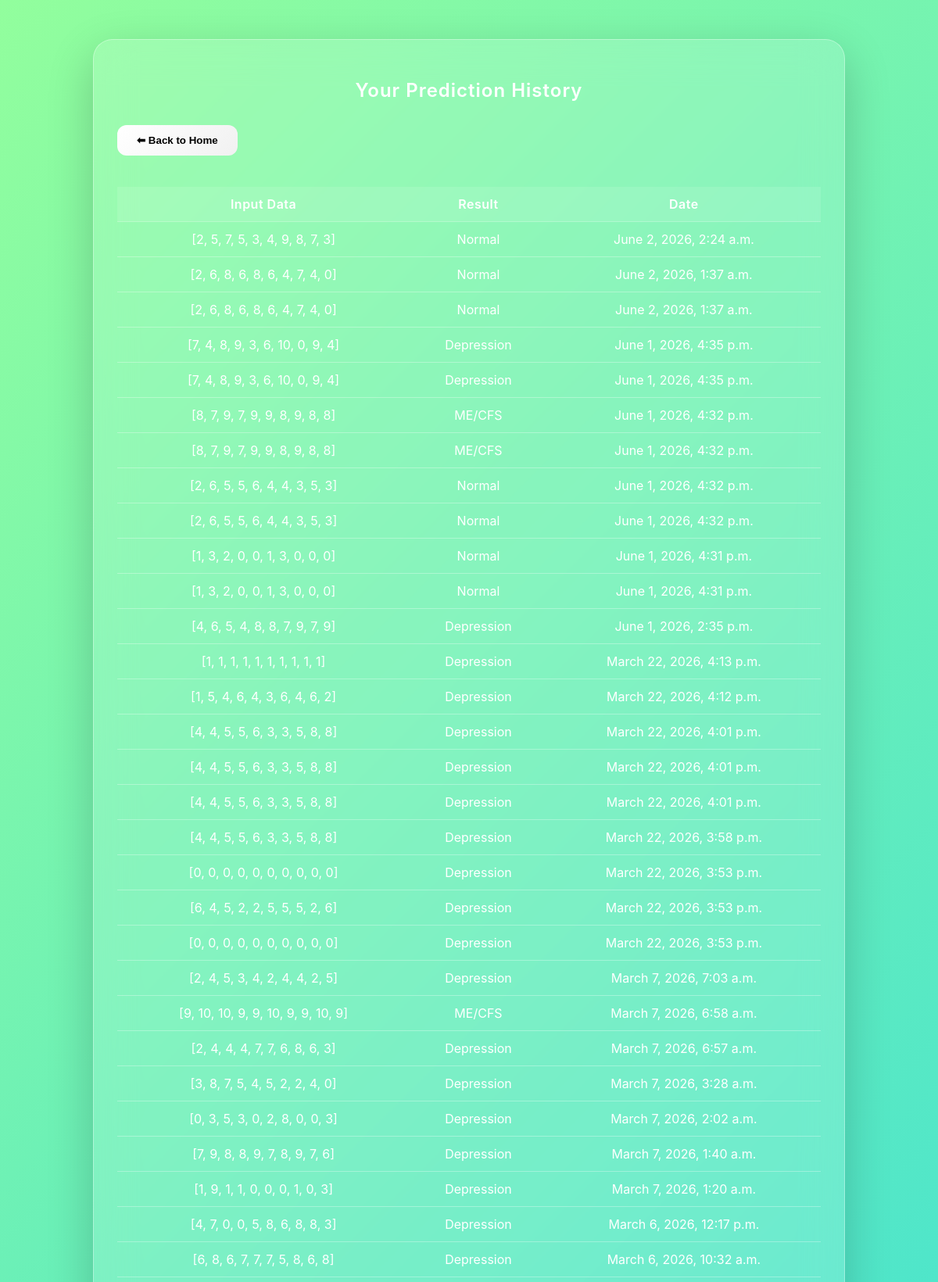
Page /history/ (signed in, upper part) on the committed database.
### classifier/models.py (models this page shows, shortened)
class Prediction(models.Model):
    user = models.ForeignKey(User, on_delete=models.CASCADE)
    input_data = models.TextField()
    result = models.CharField(max_length=100)
    created_at = models.DateTimeField(auto_now_add=True)

### classifier/views.py (the view)
# urls.py: path('history/',views.history_view,name='history'),
@login_required
def history_view(request):
    predictions = Prediction.objects.filter(user=request.user).order_by('-created_at')
    return render(request, 'history.html', {'predictions': predictions})

### classifier/templates/history.html (shortened to what this page needs)
{% load static %}
<!DOCTYPE html>
<html>
<head>
    <link rel="stylesheet" href="{% static 'css/history.css' %}">
</head>
<body>
<div class="history-container">
    <h2>Your Prediction History</h2>
    <div style="margin-bottom:20px;">
        <a href="{% url 'home' %}">
            <button type="button">⬅ Back to Home</button>
        </a>
    </div>
    <table>
        <thead>
            <tr>
                <th>Input Data</th>
                <th>Result</th>
                <th>Date</th>
            </tr>
        </thead>
        <tbody>
            {% for p in predictions %}
            <tr>
                <td>{{ p.input_data }}</td>
                <td>{{ p.result }}</td>
                <td>{{ p.created_at }}</td>
            </tr>
            {% empty %}
            <tr>
                <td colspan="3">No predictions yet.</td>
            </tr>
            {% endfor %}
        </tbody>
    </table>
</div>
</body>
</html>

### classifier/static/css/history.css (style rules this page uses)
body { margin: 0; font-family: -apple-system, BlinkMacSystemFont, 'Segoe UI', sans-serif; min-height: 100vh; background: linear-gradient(-45deg, #ff6a00, #ee0979, #00c9ff, #92fe9d); background-size: 400% 400%; animation: gradientBG 10s ease infinite; display: flex; justify-content: center; padding: 50px 20px; }
.history-container { width: 90%; max-width: 900px; background: rgba(255,255,255,0.15); backdrop-filter: blur(25px); border-radius: 25px; border: 1px solid rgba(255,255,255,0.35); padding: 30px; box-shadow: 0 20px 60px rgba(0,0,0,0.2); overflow-x: auto; }
h2 { text-align: center; color: white; margin-bottom: 30px; font-weight: 600; letter-spacing: 1px; }
table { width: 100%; border-collapse: collapse; color: #fff; font-size: 16px; }
th, td { padding: 12px 15px; text-align: center; border-bottom: 1px solid rgba(255,255,255,0.3); }
th { background: rgba(255,255,255,0.1); font-weight: 600; letter-spacing: 0.5px; }
button { padding: 12px 25px; border-radius: 12px; border: none; font-weight: bold; cursor: pointer; background: linear-gradient(135deg, #ffffff, #f1f1f1); transition: 0.4s ease; margin-bottom: 20px; }

### rows in the picture
Prediction: input_data "[2, 5, 7, 5, 3, 4, 9, 8, 7, 3]", result "Normal", created_at "June 2, 2026, 2:24 a.m."
Prediction: input_data "[2, 6, 8, 6, 8, 6, 4, 7, 4, 0]", result "Normal", created_at "June 2, 2026, 1:37 a.m."
Prediction: input_data "[2, 6, 8, 6, 8, 6, 4, 7, 4, 0]", result "Normal", created_at "June 2, 2026, 1:37 a.m."
Prediction: input_data "[7, 4, 8, 9, 3, 6, 10, 0, 9, 4]", result "Depression", created_at "June 1, 2026, 4:35 p.m."
Prediction: input_data "[7, 4, 8, 9, 3, 6, 10, 0, 9, 4]", result "Depression", created_at "June 1, 2026, 4:35 p.m."
Prediction: input_data "[8, 7, 9, 7, 9, 9, 8, 9, 8, 8]", result "ME/CFS", created_at "June 1, 2026, 4:32 p.m."
Prediction: input_data "[8, 7, 9, 7, 9, 9, 8, 9, 8, 8]", result "ME/CFS", created_at "June 1, 2026, 4:32 p.m."
Prediction: input_data "[2, 6, 5, 5, 6, 4, 4, 3, 5, 3]", result "Normal", created_at "June 1, 2026, 4:32 p.m."
Prediction: input_data "[2, 6, 5, 5, 6, 4, 4, 3, 5, 3]", result "Normal", created_at "June 1, 2026, 4:32 p.m."
Prediction: input_data "[1, 3, 2, 0, 0, 1, 3, 0, 0, 0]", result "Normal", created_at "June 1, 2026, 4:31 p.m."
Prediction: input_data "[1, 3, 2, 0, 0, 1, 3, 0, 0, 0]", result "Normal", created_at "June 1, 2026, 4:31 p.m."
Prediction: input_data "[4, 6, 5, 4, 8, 8, 7, 9, 7, 9]", result "Depression", created_at "June 1, 2026, 2:35 p.m."
Prediction: input_data "[1, 1, 1, 1, 1, 1, 1, 1, 1, 1]", result "Depression", created_at "March 22, 2026, 4:13 p.m."
Prediction: input_data "[1, 5, 4, 6, 4, 3, 6, 4, 6, 2]", result "Depression", created_at "March 22, 2026, 4:12 p.m."
Prediction: input_data "[4, 4, 5, 5, 6, 3, 3, 5, 8, 8]", result "Depression", created_at "March 22, 2026, 4:01 p.m."
Prediction: input_data "[4, 4, 5, 5, 6, 3, 3, 5, 8, 8]", result "Depression", created_at "March 22, 2026, 4:01 p.m."
Prediction: input_data "[4, 4, 5, 5, 6, 3, 3, 5, 8, 8]", result "Depression", created_at "March 22, 2026, 4:01 p.m."
Prediction: input_data "[4, 4, 5, 5, 6, 3, 3, 5, 8, 8]", result "Depression", created_at "March 22, 2026, 3:58 p.m."
Prediction: input_data "[0, 0, 0, 0, 0, 0, 0, 0, 0, 0]", result "Depression", created_at "March 22, 2026, 3:53 p.m."
Prediction: input_data "[6, 4, 5, 2, 2, 5, 5, 5, 2, 6]", result "Depression", created_at "March 22, 2026, 3:53 p.m."
Prediction: input_data "[0, 0, 0, 0, 0, 0, 0, 0, 0, 0]", result "Depression", created_at "March 22, 2026, 3:53 p.m."
Prediction: input_data "[2, 4, 5, 3, 4, 2, 4, 4, 2, 5]", result "Depression", created_at "March 7, 2026, 7:03 a.m."
Prediction: input_data "[9, 10, 10, 9, 9, 10, 9, 9, 10, 9]", result "ME/CFS", created_at "March 7, 2026, 6:58 a.m."
Prediction: input_data "[2, 4, 4, 4, 7, 7, 6, 8, 6, 3]", result "Depression", created_at "March 7, 2026, 6:57 a.m."
Prediction: input_data "[3, 8, 7, 5, 4, 5, 2, 2, 4, 0]", result "Depression", created_at "March 7, 2026, 3:28 a.m."
Prediction: input_data "[0, 3, 5, 3, 0, 2, 8, 0, 0, 3]", result "Depression", created_at "March 7, 2026, 2:02 a.m."
Prediction: input_data "[7, 9, 8, 8, 9, 7, 8, 9, 7, 6]", result "Depression", created_at "March 7, 2026, 1:40 a.m."
Prediction: input_data "[1, 9, 1, 1, 0, 0, 0, 1, 0, 3]", result "Depression", created_at "March 7, 2026, 1:20 a.m."
Prediction: input_data "[4, 7, 0, 0, 5, 8, 6, 8, 8, 3]", result "Depression", created_at "March 6, 2026, 12:17 p.m."
Prediction: input_data "[6, 8, 6, 7, 7, 7, 5, 8, 6, 8]", result "Depression", created_at "March 6, 2026, 10:32 a.m."
